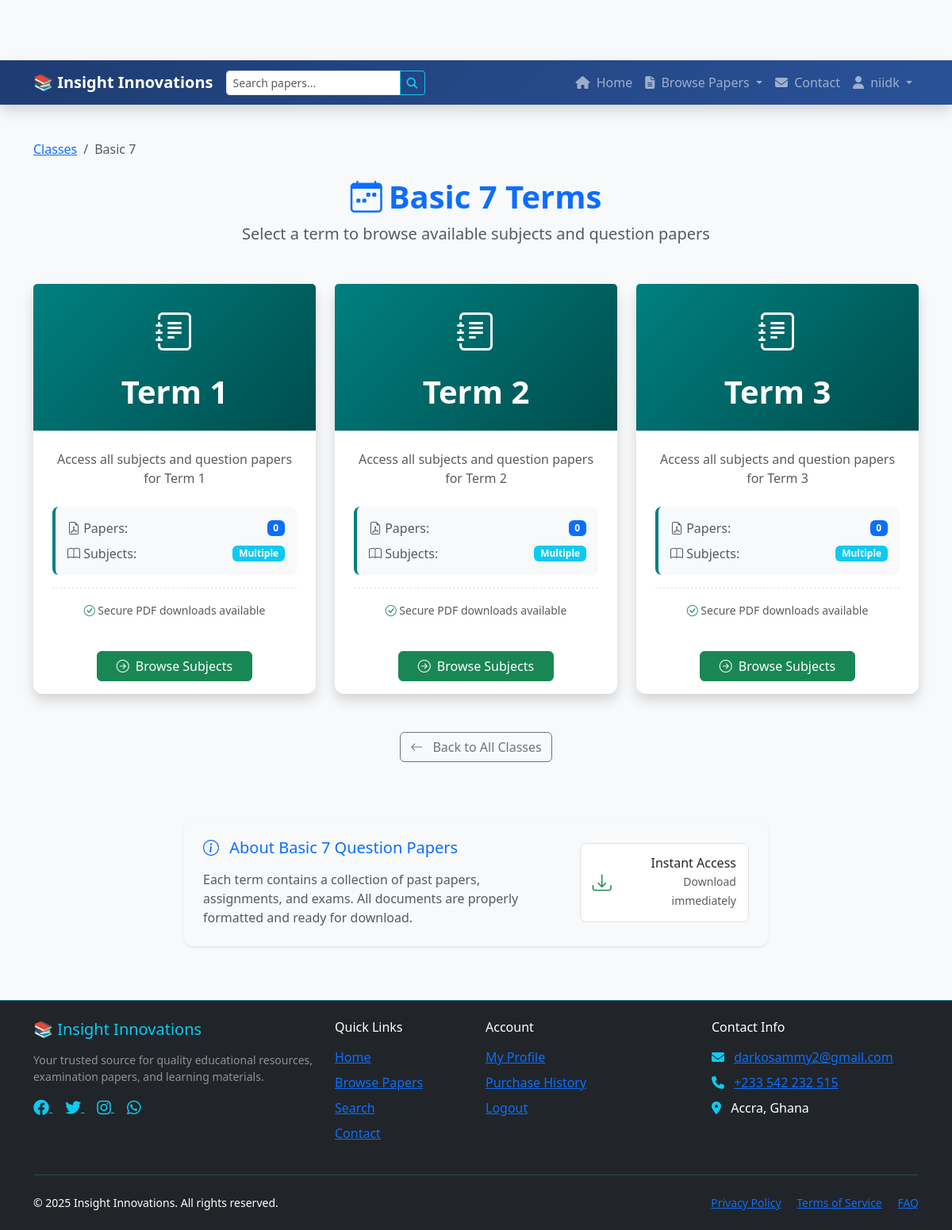
/basic-7/ (signed in), run on the app's committed database.
### shop/models.py (models this page shows, shortened)
class Classes(models.Model):
    name = models.CharField(max_length=100, help_text="e.g., JHS 1, Basic 7")
    slug = models.SlugField(max_length=100, unique=True)
    description = models.TextField(blank=True)
    class Meta:
        verbose_name = 'Class (Grade)'
        verbose_name_plural = 'Classes (Grades)'
        ordering = ('name',)

class Term(models.Model):
    class_name = models.ForeignKey(Classes, related_name='terms', on_delete=models.CASCADE)
    name = models.CharField(max_length=50, help_text="e.g., Term 1, Term 2")
    slug = models.SlugField(max_length=50)
    class Meta:
        verbose_name_plural = 'Terms'
        unique_together = ('class_name', 'slug')
        ordering = ('name',)
    def get_paper_count(self):
        return self.papers.count()

### shop/views.py (the view)
# urls.py: path('<slug:class_slug>/', views.term_list, name='term_list'),
def term_list(request, class_slug):
    class_level = get_object_or_404(Classes, slug=class_slug)
    terms = class_level.terms.all()
    context = {
        'class_level': class_level,
        'terms': terms,
        'page_title': f'Select Term for {class_level.name}',
    }
    return render(request, 'shop/term_list.html', context)

### shop/context_processors.py (called while the page is built)
def current_year(request):
    return {
        'current_year': timezone.now().year
    }

### shop/templates/shop/term_list.html (shortened to what this page needs)
{% extends 'base.html' %}
{% load static %}
{% block content %}
<div class="container py-4">
    <nav aria-label="breadcrumb" class="mb-4">
        <ol class="breadcrumb">
            <li class="breadcrumb-item"><a href="{% url 'shop:class_list' %}">Classes</a></li>
            <li class="breadcrumb-item active">{{ class_level.name }}</li>
        </ol>
    </nav>
    <div class="text-center mb-5">
        <h1 class="text-primary fw-bold">
            <i class="bi bi-calendar-week me-2"></i>{{ class_level.name }} Terms
        </h1>
        <p class="lead text-muted">
            Select a term to browse available subjects and question papers
        </p>
    </div>
    <div class="row row-cols-1 row-cols-md-2 row-cols-lg-3 g-4">
        {% for term_obj in terms %}
            <div class="col">
                <a href="{% url 'shop:subject_list' class_level.slug term_obj.slug %}" class="text-decoration-none">
                    <div class="card h-100 shadow border-0 hover-lift">
                        <div class="card-header bg-teal-gradient text-white text-center py-4">
                            <div class="term-icon mb-3">
                                <i class="bi bi-journal-text" style="font-size: 3rem;"></i>
                            </div>
                            <h3 class="card-title mb-0 fw-bold display-6">{{ term_obj.name }}</h3>
                        </div>
                        <div class="card-body p-4 text-center">
                            <p class="card-text text-muted mb-4">
                                Access all subjects and question papers for {{ term_obj.name }}
                            </p>
                            <div class="term-stats mb-3">
                                <div class="d-flex justify-content-between align-items-center mb-2">
                                    <span class="text-muted">
                                        <i class="bi bi-file-earmark-pdf"></i> Papers:
                                    </span>
                                    <span class="badge bg-primary">
                                        {{ term_obj.get_paper_count }}
                                    </span>
                                </div>
                                <div class="d-flex justify-content-between align-items-center">
                                    <span class="text-muted">
                                        <i class="bi bi-book"></i> Subjects:
                                    </span>
                                    <span class="badge bg-info">
                                        {{ term_obj.subjects_count|default:"Multiple" }}
                                    </span>
                                </div>
                            </div>
                            <div class="quick-info">
                                <small class="text-muted">
                                    <i class="bi bi-check-circle text-success"></i>
                                    Secure PDF downloads available
                                </small>
                            </div>
                        </div>
                        <div class="card-footer bg-transparent border-top-0 text-center py-3">
                            <span class="btn btn-success px-4">
                                <i class="bi bi-arrow-right-circle me-2"></i>Browse Subjects
                            </span>
                        </div>
                    </div>
                </a>
            </div>
        {% endfor %}
    </div>
    <div class="text-center mt-5">
        <a href="{% url 'shop:class_list' %}" class="btn btn-outline-secondary">
            <i class="bi bi-arrow-left me-2"></i> Back to All Classes
        </a>
    </div>
    <div class="row justify-content-center mt-5 pt-4">
        <div class="col-lg-8">
            <div class="card bg-light border-0 shadow-sm">
                <div class="card-body p-4">
                    <div class="row align-items-center">
                        <div class="col-md-8">
                            <h5 class="text-primary mb-3">
                                <i class="bi bi-info-circle me-2"></i> About {{ class_level.name }} Question Papers
                            </h5>
                            <p class="text-muted mb-0">
                                Each term contains a collection of past papers, assignments, and exams.
                                All documents are properly formatted and ready for download.
                            </p>
                        </div>
                        <div class="col-md-4 text-md-end mt-3 mt-md-0">
                            <div class="download-info">
                                <div class="d-flex align-items-center justify-content-md-end gap-2">
                                    <i class="bi bi-download text-success" style="font-size: 1.5rem;"></i>
                                    <div>
                                        <h6 class="mb-0">Instant Access</h6>
                                        <small class="text-muted">Download immediately</small>
                                    </div>
                                </div>
                            </div>
                        </div>
                    </div>
                </div>
            </div>
        </div>
    </div>
</div>
{% endblock content %}

### templates/base.html (shortened to what this page needs)
<!DOCTYPE html>
<html lang="en">
<head>
    <link href="https://cdn.jsdelivr.net/npm/bootstrap@5.3.3/dist/css/bootstrap.min.css"
          rel="stylesheet"
>
    <link rel="stylesheet" href="https://cdnjs.cloudflare.com/ajax/libs/font-awesome/6.4.0/css/all.min.css">
    <link rel="stylesheet" href="https://cdn.jsdelivr.net/npm/bootstrap-icons@1.11.0/font/bootstrap-icons.css">
    <link rel="stylesheet" href="https://unpkg.com/cloudinary-video-player/dist/cld-video-player.min.css">
</head>
<body>
    <nav class="navbar navbar-expand-lg navbar-dark bg-dark sticky-top shadow">
        <div class="container">
            <a class="navbar-brand fw-bold" href="{% url 'shop:class_list' %}">
                <span class="text-info">📚</span> Insight Innovations
            </a>
            <form class="d-none d-lg-flex ms-auto me-3" action="{% url 'shop:search_papers' %}" method="GET" style="max-width: 300px;">
                <div class="input-group input-group-sm">
                    <input type="text"
                           class="form-control"
                           placeholder="Search papers..."
                           name="q"
                           value="{{ request.GET.q }}">
                    <button class="btn btn-outline-info" type="submit">
                        <i class="fas fa-search"></i>
                    </button>
                </div>
            </form>
            <div class="collapse navbar-collapse" id="navbarNav">
                <ul class="navbar-nav ms-auto">
                    <li class="nav-item">
                        <a class="nav-link {% if request.resolver_match.url_name == 'class_list' %}active{% endif %}"
                           href="{% url 'shop:class_list' %}">
                            <i class="fas fa-home d-lg-none d-xl-inline me-1"></i>
                            <span class="d-none d-lg-inline">Home</span>
                        </a>
                    </li>
                    <li class="nav-item dropdown">
                        <a class="nav-link dropdown-toggle" href="#" role="button" data-bs-toggle="dropdown">
                            <i class="fas fa-file-alt d-lg-none d-xl-inline me-1"></i>
                            <span class="d-none d-lg-inline">Browse Papers</span>
                        </a>
                    </li>
                    <li class="nav-item">
                        <a class="nav-link {% if request.resolver_match.url_name == 'contact_us' %}active{% endif %}"
                           href="{% url 'shop:contact_us' %}">
                            <i class="fas fa-envelope d-lg-none d-xl-inline me-1"></i>
                            <span class="d-none d-lg-inline">Contact</span>
                        </a>
                    </li>
                    {% if user.is_authenticated %}
                    <li class="nav-item dropdown">
                        <a class="nav-link dropdown-toggle" href="#" role="button" data-bs-toggle="dropdown">
                            <i class="fas fa-user d-lg-none d-xl-inline me-1"></i>
                            <span class="d-none d-lg-inline">{{ user.username|truncatechars:15 }}</span>
                        </a>
                    </li>
                    {% endif %}
                </ul>
            </div>
        </div>
    </nav>
    <main class="container main-content">
        {% block content %}
        {% endblock %}
    </main>
    <footer class="bg-dark text-white py-4 mt-4 border-top border-info border-opacity-50">
        <div class="container">
            <div class="row">
                <div class="col-lg-4 mb-4 mb-lg-0">
                    <h5 class="text-info mb-3">
                        <span class="text-info">📚</span> Insight Innovations
                    </h5>
                    <p class="small text-white-50">
                        Your trusted source for quality educational resources,
                        examination papers, and learning materials.
                    </p>
                    <div class="social-links mt-3">
                        <a href="#" class="text-info me-3" title="Facebook">
                            <i class="fab fa-facebook fa-lg"></i>
                        </a>
                        <a href="#" class="text-info me-3" title="Twitter">
                            <i class="fab fa-twitter fa-lg"></i>
                        </a>
                        <a href="#" class="text-info me-3" title="Instagram">
                            <i class="fab fa-instagram fa-lg"></i>
                        </a>
                        <a href="#" class="text-info" title="WhatsApp">
                            <i class="fab fa-whatsapp fa-lg"></i>
                        </a>
                    </div>
                </div>
                <div class="col-lg-2 col-md-4 mb-4 mb-md-0">
                    <h6 class="text-white mb-3">Quick Links</h6>
                    <ul class="list-unstyled">
                        <li class="mb-2"><a href="{% url 'shop:class_list' %}">Home</a></li>
                        <li class="mb-2"><a href="{% url 'shop:all_papers' %}">Browse Papers</a></li>
                        <li class="mb-2"><a href="{% url 'shop:search_papers' %}">Search</a></li>
                        <li class="mb-2"><a href="{% url 'shop:contact_us' %}">Contact</a></li>
                    </ul>
                </div>
                <div class="col-lg-3 col-md-4 mb-4 mb-md-0">
                    <h6 class="text-white mb-3">Account</h6>
                    <ul class="list-unstyled">
                        {% if user.is_authenticated %}
                        <li class="mb-2"><a href="{% url 'shop:profile' %}">My Profile</a></li>
                        <li class="mb-2"><a href="{% url 'shop:purchase_history' %}">Purchase History</a></li>
                        <li class="mb-2"><a href="{% url 'shop:logout' %}">Logout</a></li>
                        {% else %}
                        <li class="mb-2"><a href="{% url 'shop:login' %}">Login</a></li>
                        <li class="mb-2"><a href="{% url 'shop:register' %}">Register</a></li>
                        {% endif %}
                    </ul>
                </div>
                <div class="col-lg-3 col-md-4">
                    <h6 class="text-white mb-3">Contact Info</h6>
                    <ul class="list-unstyled">
                        <li class="mb-2">
                            <i class="fas fa-envelope me-2 text-info"></i>
                            <a href="mailto:darkosammy2@gmail.com">darkosammy2@gmail.com</a>
                        </li>
                        <li class="mb-2">
                            <i class="fas fa-phone me-2 text-info"></i>
                            <a href="tel:+233542232515">+233 542 232 515</a>
                        </li>
                        <li class="mb-2">
                            <i class="fas fa-map-marker-alt me-2 text-info"></i>
                            Accra, Ghana
                        </li>
                    </ul>
                </div>
            </div>
            <hr class="border-info my-4">
            <div class="row">
                <div class="col-md-6">
                    <p class="small mb-0">
                        &copy; {% now "Y" %} Insight Innovations. All rights reserved.
                    </p>
                </div>
                <div class="col-md-6 text-md-end">
                    <p class="small mb-0">
                        <a href="{% url 'shop:privacy_policy' %}" class="me-3">Privacy Policy</a>
                        <a href="{% url 'shop:terms_of_service' %}" class="me-3">Terms of Service</a>
                        <a href="{% url 'shop:faq' %}">FAQ</a>
                    </p>
                </div>
            </div>
        </div>
    </footer>
</body>
</html>

### templates/base.html (style rules this page uses)
:root { --primary-color: #0d6efd; --secondary-color: #6c757d; --success-color: #198754; --info-color: #0dcaf0; --warning-color: #ffc107; --danger-color: #dc3545; --light-color: #f8f9fa; --dark-color: #212529; }
body { font-family: 'Segoe UI', Tahoma, Geneva, Verdana, sans-serif; padding-top: 76px; background-color: #f8f9fa; min-height: 100vh; display: flex; flex-direction: column; }
.main-content { flex: 1; padding: 20px 0; min-height: calc(100vh - 200px); }
.navbar { background: linear-gradient(135deg, #1e3c72 0%, #2a5298 100%); box-shadow: 0 2px 10px rgba(0,0,0,0.1); }
.nav-link { transition: all 0.3s ease; }
.card { border-radius: 12px; border: none; box-shadow: 0 4px 6px rgba(0,0,0,0.05); transition: transform 0.3s ease, box-shadow 0.3s ease; }

### shop/templates/shop/term_list.html (style rules this page uses)
.hover-lift { transition: transform 0.3s ease, box-shadow 0.3s ease; }
.bg-teal-gradient { background: #008080; background: linear-gradient(135deg, #008080 0%, #004d4d 100%); }
.term-stats { background: #f8f9fa; padding: 15px; border-radius: 8px; border-left: 4px solid #008080; }
.term-icon { transition: transform 0.3s ease; }
.quick-info { margin-top: 15px; padding-top: 15px; border-top: 1px dashed #dee2e6; }
.download-info { background: white; padding: 15px; border-radius: 8px; border: 1px solid #dee2e6; }

### data on the page
Classes: name "Basic 7"
Term: name "Term 1", get_paper_count "0", subjects_count "Multiple"
Term: name "Term 2", get_paper_count "0", subjects_count "Multiple"
Term: name "Term 3", get_paper_count "0", subjects_count "Multiple"

### other printed values
{{ user.username|truncatechars:15 }} "niidk"
